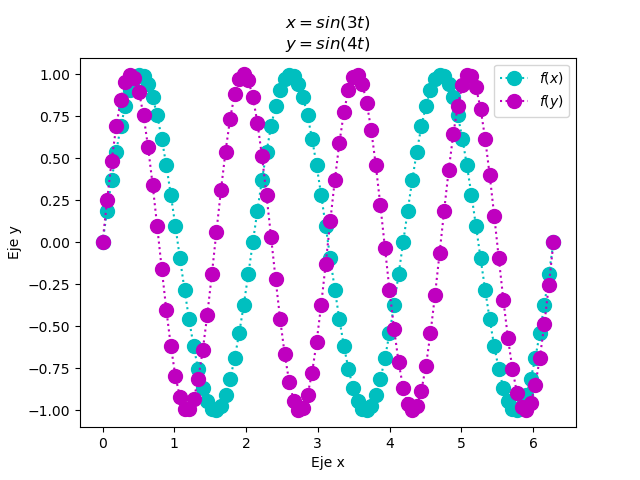

The script that drew this image:
import numpy as np
from matplotlib import pyplot as plt
import math

tpoints = np.linspace(0,2*np.pi,100)
def h(t):
    return (np.sin(3*t))
plt.plot(tpoints,h(tpoints),'o:c', ms=10)
plt.title('$x=sin(3t)$\n$y=sin(4t)$')
plt.ylabel('Eje y')
plt.xlabel('Eje x')

def j(t):
    return (np.sin(4*t))
plt.plot(tpoints,j(tpoints),'o:m', ms =10)
plt.legend(['$f(x)$','$f(y)$'])
plt.show()
